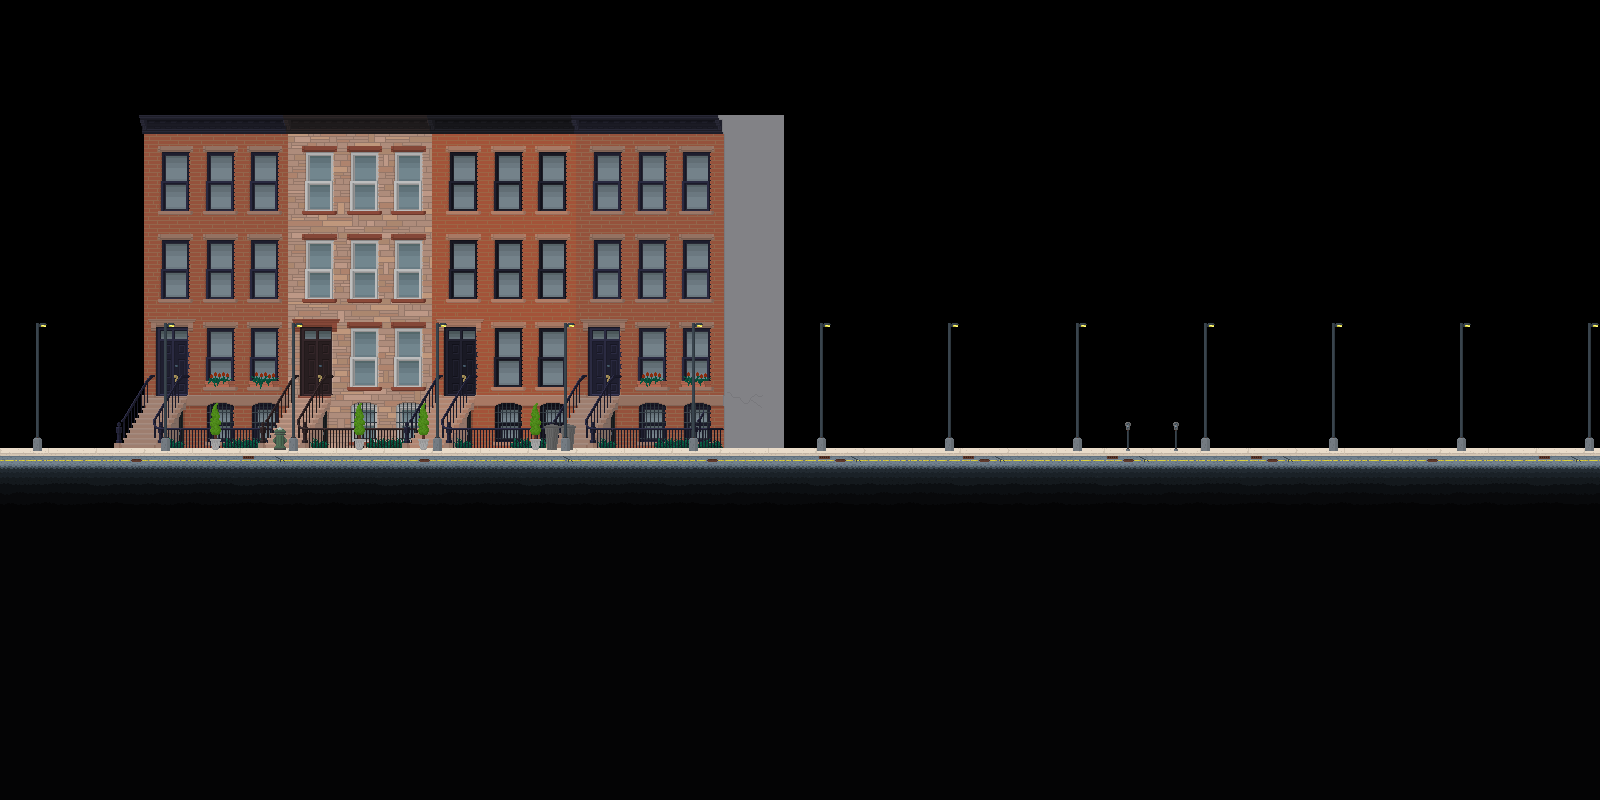

This game map was drawn from its Tiled (.tmx) file and the tilesets committed beside it. A one-line description and the trimmed map source follow:
An orthogonal 100x50 tile map with 16x16 px tiles, 5 tile layers (bg1, bg2, ground, objects, ...) and 1 object.

<map version="1.0" orientation="orthogonal" renderorder="right-down" width="100" height="50" tilewidth="16" tileheight="16" nextobjectid="57">
 <properties>
  <property name="ambient" value="DAYNIGHT" />
  <property name="bg" value="main" />
  <property name="bgm day" value="Bright Days" />
  <property name="bgm night" value="Midnight Waves" />
  <property name="name" value="Residential District N" />
  <property name="next" value="Crosswalk" />
  <property name="previous" value="Commercial District S" />
  <property name="spawners" value="false" />
 </properties>
 <tileset firstgid="1" name="Tiledtest" tilewidth="16" tileheight="16" tilecount="7200">
  <image source="tilesets/residential.png" width="1152" height="1608" />
  <tile id="0">
   <properties>
    <property name="type" value="concrete" />
   </properties>
  </tile>
  <tile id="1">
   <properties>
    <property name="type" value="concrete" />
   </properties>
  </tile>
  <tile id="2">
   <properties>
    <property name="type" value="concrete" />
   </properties>
  </tile>
  <tile id="3">
   <properties>
    <property name="type" value="concrete" />
   </properties>
  </tile>
  <tile id="4">
   <properties>
    <property name="type" value="concrete" />
   </properties>
  </tile>
  <tile id="5">
   <properties>
    <property name="type" value="concrete" />
   </properties>
  </tile>
  <tile id="6">
   <properties>
    <property name="type" value="concrete" />
   </properties>
  </tile>
  <tile id="7">
   <properties>
    <property name="type" value="concrete" />
   </properties>
  </tile>
  <tile id="8">
   <properties>
    <property name="type" value="concrete" />
   </properties>
  </tile>
  <tile id="10">
   <properties>
    <property name="light" value="street" />
   </properties>
  </tile>
  <tile id="72">
   <properties>
    <property name="type" value="concrete" />
   </properties>
  </tile>
  <tile id="73">
   <properties>
    <property name="type" value="concrete" />
   </properties>
  </tile>
  <tile id="74">
   <properties>
    <property name="type" value="concrete" />
   </properties>
  </tile>
  <tile id="75">
   <properties>
    <property name="type" value="concrete" />
   </properties>
  </tile>
  <tile id="76">
   <properties>
    <property name="type" value="concrete" />
   </properties>
  </tile>
  <tile id="77">
   <properties>
    <property name="type" value="concrete" />
   </properties>
  </tile>
  <tile id="78">
   <properties>
    <property name="type" value="concrete" />
   </properties>
  </tile>
  <tile id="79">
   <properties>
    <property name="type" value="concrete" />
   </properties>
  </tile>
  <tile id="80">
   <properties>
    <property name="type" value="concrete" />
   </properties>
  </tile>
  <tile id="144">
   <properties>
    <property name="type" value="concrete" />
   </properties>
  </tile>
  <tile id="145">
   <properties>
    <property name="type" value="concrete" />
   </properties>
  </tile>
  <tile id="146">
   <properties>
    <property name="type" value="concrete" />
   </properties>
  </tile>
  <tile id="147">
   <properties>
    <property name="type" value="concrete" />
   </properties>
  </tile>
  <tile id="148">
   <properties>
    <property name="type" value="concrete" />
   </properties>
  </tile>
  <tile id="149">
   <properties>
    <property name="type" value="concrete" />
   </properties>
  </tile>
  <tile id="150">
   <properties>
    <property name="type" value="concrete" />
   </properties>
  </tile>
  <tile id="151">
   <properties>
    <property name="type" value="concrete" />
   </properties>
  </tile>
  <tile id="152">
   <properties>
    <property name="type" value="concrete" />
   </properties>
  </tile>
 </tileset>
 <layer name="bg1" width="100" height="50">
  <data>[5000 cells, 892 non-empty, 703 distinct tile ids]</data>
 </layer>
 <layer name="bg2" width="100" height="50">
  <data>[5000 cells, 214 non-empty, 189 distinct tile ids]</data>
 </layer>
 <layer name="ground" width="100" height="50">
  <data>[5000 cells, 2200 non-empty, 63 distinct tile ids]</data>
 </layer>
 <layer name="objects" width="100" height="50">
  <data>[5000 cells, 24 non-empty, 8 distinct tile ids]</data>
 </layer>
 <layer name="fg" width="100" height="50">
  <data>[5000 cells, 126 non-empty, 13 distinct tile ids]</data>
 </layer>
 <objectgroup name="entities" opacity="0.96">
  <properties>
   <property name="spawn" value="" />
  </properties>
  <object id="24" x="144" y="432" width="16" height="16">
   <properties>
    <property name="spawn" value="" />
   </properties>
  </object>
 </objectgroup>
</map>
